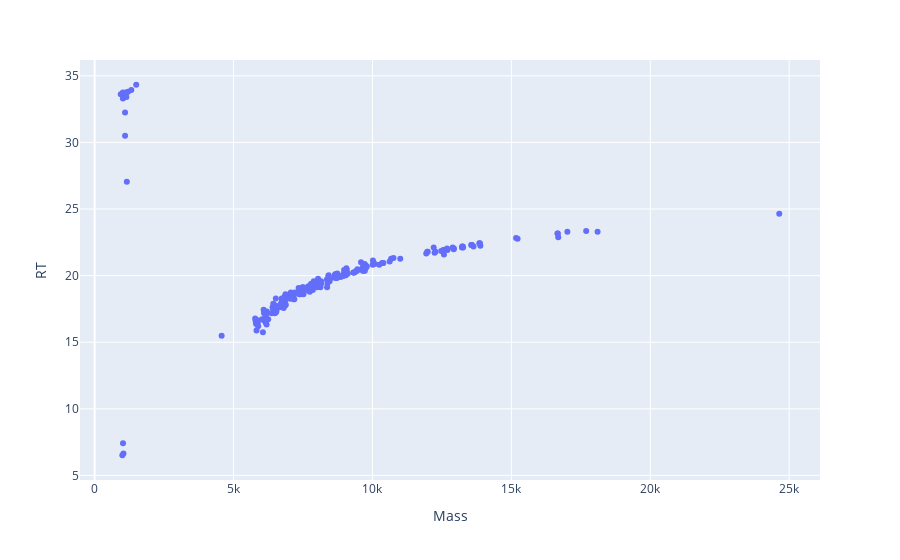

Notebook source saved alongside this figure:
### Code cell
plotly_zone(df_match)

### Figure 1 — Plotly figure (JSON) as saved in the notebook; plotly's stock layout.template omitted (floating-point values rounded to 4 significant figures; data arrays with more than 128 entries replaced by an {"elided": "..."} marker saying what was removed)
{"data": [{"hovertemplate": "Mass=%{x}<br>RT=%{y}<extra></extra>", "legendgroup": "", "marker": {"color": "#636efa", "symbol": "circle"}, "mode": "markers", "name": "", "orientation": "v", "showlegend": false, "type": "scatter", "x": {"elided": "244 float values"}, "xaxis": "x", "y": {"elided": "244 float values"}, "yaxis": "y"}], "layout": {"legend": {"tracegroupgap": 0}, "margin": {"t": 60}, "xaxis": {"anchor": "y", "domain": [0, 1], "title": {"text": "Mass"}}, "yaxis": {"anchor": "x", "domain": [0, 1], "title": {"text": "RT"}}}}
